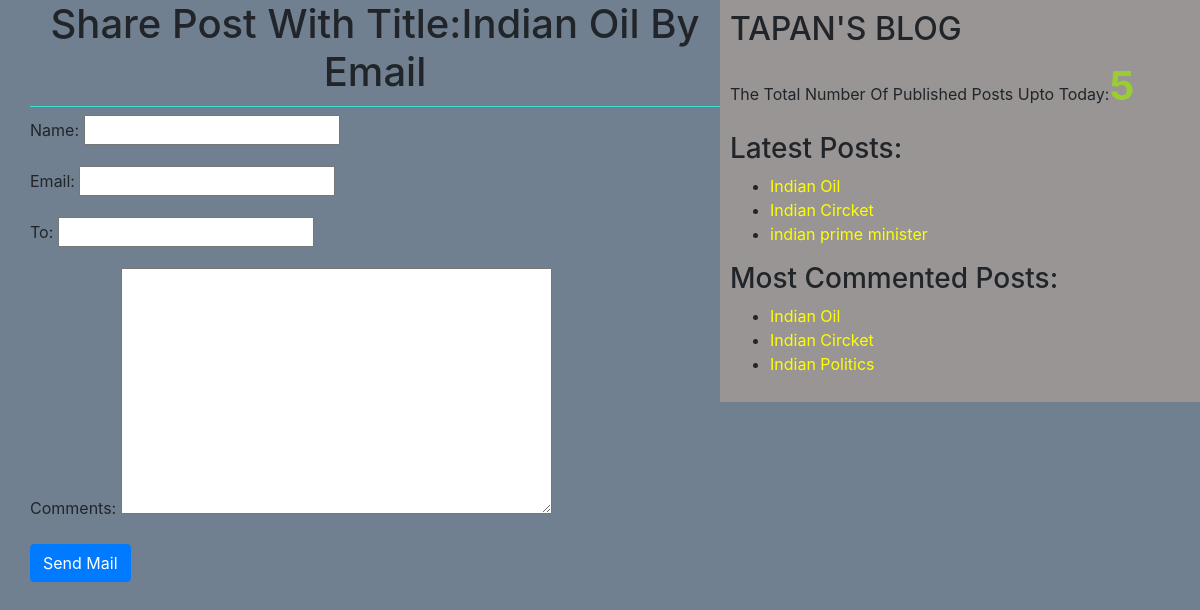
/1/share/, run on the app's committed database.
### testapp/models.py (models this page shows, shortened)
class Post(models.Model):
    STATUS_CHOICES=(('draft','Draft'),('published','Published'))
    title=models.CharField(max_length=256)
    slug=models.SlugField(max_length=264,unique_for_date='publish')
    author=models.ForeignKey(User,related_name='blog_posts',on_delete=models.CASCADE)
    body=models.TextField()
    publish=models.DateTimeField(default=timezone.now)
    created=models.DateTimeField(auto_now_add=True)
    updated=models.DateTimeField(auto_now=True)
    status=models.CharField(max_length=10,choices=STATUS_CHOICES,default='draft')
    objects=CustomerManager()
    tags=TaggableManager()
    class Meta:
        ordering=('-publish',)
    def get_absolute_url(self):
        return reverse ('post_detail',args=[self.publish.year,self.publish.strftime('%m'),self.publish.strftime('%d'),self.slug])

### testapp/views.py (the view)
# urls.py: path('<int:id>/share/', views.mail_sendview),
def mail_sendview(request,id):
    post=get_object_or_404(Post,id=id,status='published')
    sent=False
    if request.method=='POST':
        form=EmailSendForm(request.POST)
        if form.is_valid():
            cd=form.cleaned_data
            subject='{}({}) recommends you to read"{}"'.format(cd['name'],cd['email'],post.title)
            post_url=request.build_absolute_uri(post.get_absolute_url())
            message='Read Post At:\n{}\n\n{}\'s Comments:\n{}'.format(post_url,cd['name'],cd['comments'])
            send_mail(subject,message,'tapan@blog.com',[cd['to']])
            sent=True
    else:
        form=EmailSendForm()
    return render(request,'testapp/sharebymail.html',{'post':post,'sent':sent,'form':form})

### testapp/forms.py
class EmailSendForm(forms.Form):
    name=forms.CharField()
    email=forms.EmailField()
    to=forms.EmailField()
    comments=forms.CharField(required=False,widget=forms.Textarea)

### testapp/models.py (called while the page is built)
    def get_queryset(self):
        return super().get_queryset().filter(status='published')

### testapp/templatetags/blog_tags.py (called while the page is built)
@register.simple_tag
def total_posts():
    return Post.objects.count()

@register.inclusion_tag('testapp/latest_posts123.html')
def show_latest_posts():
    latest_posts=Post.objects.order_by('-publish')[:3]
    return{'latest_posts':latest_posts}

@register.simple_tag
def get_most_commented_posts(count=3):
    return Post.objects.annotate(total_comments=Count('comments')).order_by('-total_comments')[:count]

### templates/testapp/sharebymail.html (shortened to what this page needs)
<!DOCTYPE html>
{%extends 'testapp/base.html'%}
    {%block content%}
    {%if sent%}
        <h1>Email Successfully sent!!!!</h1>
        <h2>Post with the title:{{post.title}} information shared by Email</h2>
        {%else%}
        <h1>Share Post With Title:{{post.title}} By Email</h1>
            <form method="POST">
                {{form.as_p}}
                <input type="submit" class="btn btn-primary" value="Send Mail">
            </form>
    {%endif%}
    {%endblock%}

### templates/testapp/base.html (shortened to what this page needs)
<!DOCTYPE html>
{% load blog_tags%}
{%load static%}
<html lang="en">
<head>
    <link rel="stylesheet" href="https://cdn.jsdelivr.net/npm/bootstrap@4.6.0/dist/css/bootstrap.min.css">
    <link rel="stylesheet" href="{%static 'css/blog.css'%}">
</head>
<body>
    <div class="content">
        {%block content%}
        {%endblock%}
    </div>
    <div class="sidebar">
        <h2>TAPAN'S BLOG</h2>
        <P>The Total Number Of Published Posts Upto Today:<span id="pcount">{% total_posts%}</span></P>
        <h3>Latest Posts:</h3>{%show_latest_posts%}
        <h3>Most Commented Posts:</h3>
        {%get_most_commented_posts as most_commented_posts%}
        <ul>
            {%for post in most_commented_posts%}
                <li><a href="{{post.get_absolute_url}}">{{post.title}}</a></li>
            {%endfor%}
        </ul>
    </div>
</body>
</html>

### templates/testapp/latest_posts123.html
<!DOCTYPE html>
<ul>
    {% for post in latest_posts%}
    <li><a href="{{post.get_absolute_url}}">{{post.title}}</a></li>
    {%endfor%}
</ul>

### static/css/blog.css (style rules this page uses)
.content { width:60%; float: left; padding: 0 0 0 30px; height: 100%; }
body { background: slategray; }
a { color:yellow; }
.sidebar { width: 40%; float: right; padding: 10px; background: rgb(153, 149, 149); height: 100%; }
h1 { text-align:center; border-bottom: 1px solid turquoise; padding-bottom: 10px; }
#pcount { font-size: 40px; color: yellowgreen; font-weight: bold; }

### data on the page
Post: title "Indian Oil"
Post: title "Indian Circket"
Post: title "indian prime minister"
Post: title "Indian Politics"
